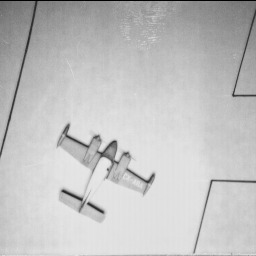
#> input picture 5.1.11.jpg, 256 x 256 px
$ python academic_metrics.py --image 5.1.11.jpg
#> lines starting #> are read from the running program, lines starting #| are printed output that depends on the picture
"""
academic_metrics.py
===================
Mathematical comparison script for final report deliverables.

Compares three methods on one test image:
1) Original
2) OpenCV Histogram Equalization (on V channel)
3) Custom he_core enhancement pipeline

Metrics are computed via C++ backend functions:
- AMBE
- STD
- CII
- DE
- PSI

Usage:
    python academic_metrics.py --image 5.1.11.jpg
"""

import argparse
import os
import sys
from typing import Dict

import cv2
import numpy as np


# -----------------------------------------------------------------------------
# Module loading helper
# -----------------------------------------------------------------------------
def load_he_core() -> object:
    """Load `he_core` from CMake build outputs with Windows DLL support."""
    script_dir = os.path.dirname(os.path.abspath(__file__))
    project_root = script_dir

    for sub in ("build", "build/Release", "build/Debug", "build/RelWithDebInfo", "build/MinSizeRel"):
        candidate = os.path.join(project_root, sub)
        if os.path.isdir(candidate) and candidate not in sys.path:
            sys.path.insert(0, candidate)

    if sys.platform == "win32":
        for dll_dir in (
            r"C:\msys64\ucrt64\bin",
            r"C:\msys64\mingw64\bin",
        ):
            if os.path.isdir(dll_dir):
                os.add_dll_directory(dll_dir)

    import he_core  # pylint: disable=import-error, import-outside-toplevel

    return he_core


def run_custom_pipeline(he_core: object, bgr_img: np.ndarray) -> Dict[str, np.ndarray]:
    """Run the full custom enhancement and return intermediate/final outputs."""
    hsv = cv2.cvtColor(bgr_img, cv2.COLOR_BGR2HSV)
    h, s, v = cv2.split(hsv)

    hist = he_core.compute_histogram(v)
    i_m = float(np.mean(v))
    modified_cdf = he_core.compute_apl_and_clip(hist, int(i_m))

    rows, cols = v.shape
    sum_ii, sq_sum_ii = he_core.compute_integral_images(v)
    busyness = he_core.compute_busyness_map(sum_ii, sq_sum_ii, rows, cols)
    radius = he_core.map_dynamic_radius(busyness, 2, 16)

    a, _b = he_core.adaptive_guided_filter(v, sum_ii, sq_sum_ii, radius)
    a_hat = he_core.get_normalized_a(a)
    v_out = he_core.apply_transformation(v, a_hat, modified_cdf, 0.5, 1.5, i_m)

    rgb_out = he_core.merge_hsv_to_rgb(h, s, v_out)
    bgr_out = cv2.cvtColor(rgb_out, cv2.COLOR_RGB2BGR)

    return {
        "v_original": v,
        "v_custom": v_out,
        "bgr_custom": bgr_out,
    }


def compute_all_metrics(he_core: object, v_channel: np.ndarray) -> Dict[str, float]:
    """Compute the five requested report metrics for a V-channel image."""
    return {
        "AMBE": float(he_core.compute_ambe(v_channel)),
        "STD": float(he_core.compute_std(v_channel)),
        "CII": float(he_core.compute_cii(v_channel)),
        "DE": float(he_core.compute_de(v_channel)),
        "PSI": float(he_core.compute_psi(v_channel)),
    }


def print_markdown_table(original: Dict[str, float], opencv_he: Dict[str, float], custom: Dict[str, float]) -> None:
    """Print a Markdown table suitable for direct academic report insertion."""
    headers = ["Method", "AMBE", "STD", "CII", "DE", "PSI"]
    print("\n| " + " | ".join(headers) + " |")
    print("|---|---:|---:|---:|---:|---:|")

    def row(name: str, m: Dict[str, float]) -> None:
        print(
            f"| {name} | "
            f"{m['AMBE']:.4f} | {m['STD']:.4f} | {m['CII']:.6f} | {m['DE']:.4f} | {m['PSI']:.4f} |"
        )

    row("Original", original)
    row("OpenCV HE", opencv_he)
    row("Custom Bi-HE + GIF", custom)


def main() -> None:
    parser = argparse.ArgumentParser(description="Academic metric comparison (Original vs OpenCV HE vs Custom).")
    parser.add_argument("--image", default="5.1.11.jpg", help="Path to input test image.")
    parser.add_argument("--save", action="store_true", help="Save generated method outputs for report appendix.")
    args = parser.parse_args()

    he_core = load_he_core()

    bgr = cv2.imread(args.image)
#> bgr is the input picture: shape (256, 256, 3); min 0, max 235, mean 193.6
    if bgr is None:
        raise FileNotFoundError(f"Could not load image: {args.image}")

    # Original V channel
    hsv = cv2.cvtColor(bgr, cv2.COLOR_BGR2HSV)
#> hsv: shape (256, 256, 3); mean H, S, V 0, 0, 193.6
    h, s, v_original = cv2.split(hsv)
#> h: shape (256, 256); every value is 0

    # OpenCV baseline: equalize V only, then reconstruct image.
    v_he = cv2.equalizeHist(v_original)
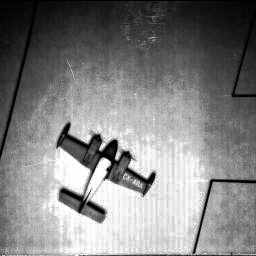
#> v_he: shape (256, 256); min 0, max 255, mean 129.3
    hsv_he = cv2.merge([h, s, v_he])
#> hsv_he: shape (256, 256, 3); mean H, S, V 0, 0, 129.3
    bgr_he = cv2.cvtColor(hsv_he, cv2.COLOR_HSV2BGR)

    # Custom method
    custom_out = run_custom_pipeline(he_core, bgr)

    # Compute metrics for all three methods.
    metrics_original = compute_all_metrics(he_core, v_original)
    metrics_opencv = compute_all_metrics(he_core, v_he)
    metrics_custom = compute_all_metrics(he_core, custom_out["v_custom"])

    print_markdown_table(metrics_original, metrics_opencv, metrics_custom)

    if args.save:
        cv2.imwrite("academic_original.png", bgr)
        cv2.imwrite("academic_opencv_he.png", bgr_he)
        cv2.imwrite("academic_custom.png", custom_out["bgr_custom"])
        print("\nSaved: academic_original.png, academic_opencv_he.png, academic_custom.png")


if __name__ == "__main__":
    main()
#> (the call stopped at in run_custom_pipeline, `hist = he_core.compute_histogram(v)`: he_core is not available in this run)

$ run again, with 4.1.05.tiff saved as 5.1.11.jpg
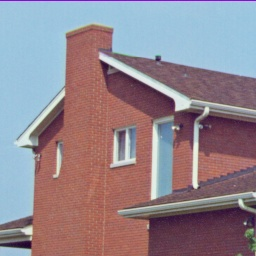
#> input picture 4.1.05.tiff, 256 x 256 px
#> in main, bgr is the input picture: shape (256, 256, 3); mean B, G, R 142, 133, 146.6
#> hsv: shape (256, 256, 3); mean H, S, V 83.8, 81.7, 168.6
#> in main, `v_he = cv2.equalizeHist(v_original)`:
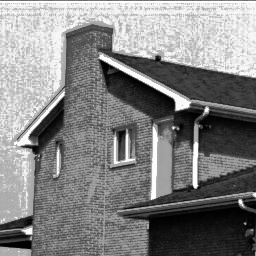
#> v_he: shape (256, 256); min 0, max 255, mean 130
#> hsv_he: shape (256, 256, 3); mean H, S, V 83.8, 81.7, 130
#> in main, `bgr_he = cv2.cvtColor(hsv_he, cv2.COLOR_HSV2BGR)`:
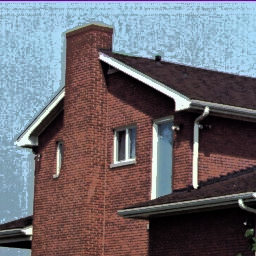
#> bgr_he: shape (256, 256, 3); mean B, G, R 112.4, 105.4, 108.9

$ run again, with 4.2.07.tiff saved as 5.1.11.jpg
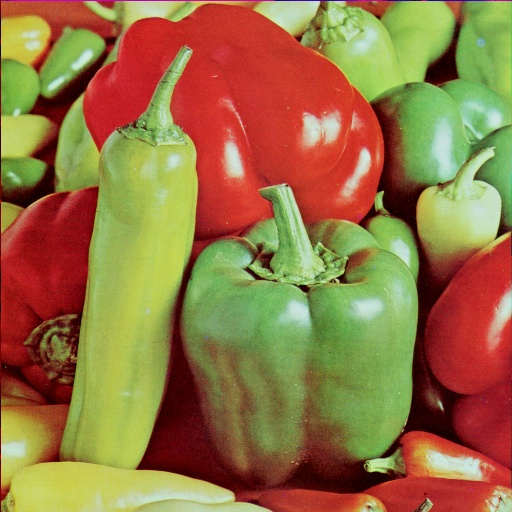
#> input picture 4.2.07.tiff, 512 x 512 px
#> in main, bgr is the input picture: shape (512, 512, 3); mean B, G, R 66.7, 115.7, 149.8
#> hsv: shape (512, 512, 3); mean H, S, V 41.1, 161.4, 165.4
#> in main, `v_he = cv2.equalizeHist(v_original)`:
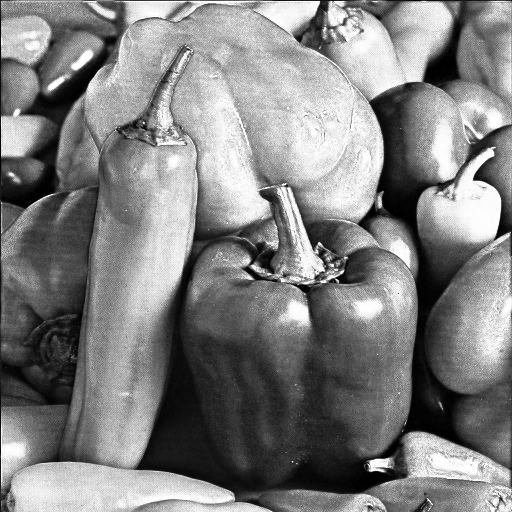
#> v_he: shape (512, 512); min 0, max 255, mean 128.6
#> hsv_he: shape (512, 512, 3); mean H, S, V 41.1, 161.4, 128.6
#> in main, `bgr_he = cv2.cvtColor(hsv_he, cv2.COLOR_HSV2BGR)`:
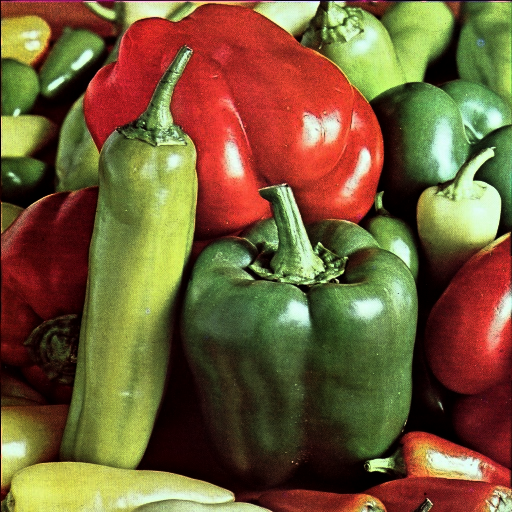
#> bgr_he: shape (512, 512, 3); mean B, G, R 54.4, 92.4, 116.3
